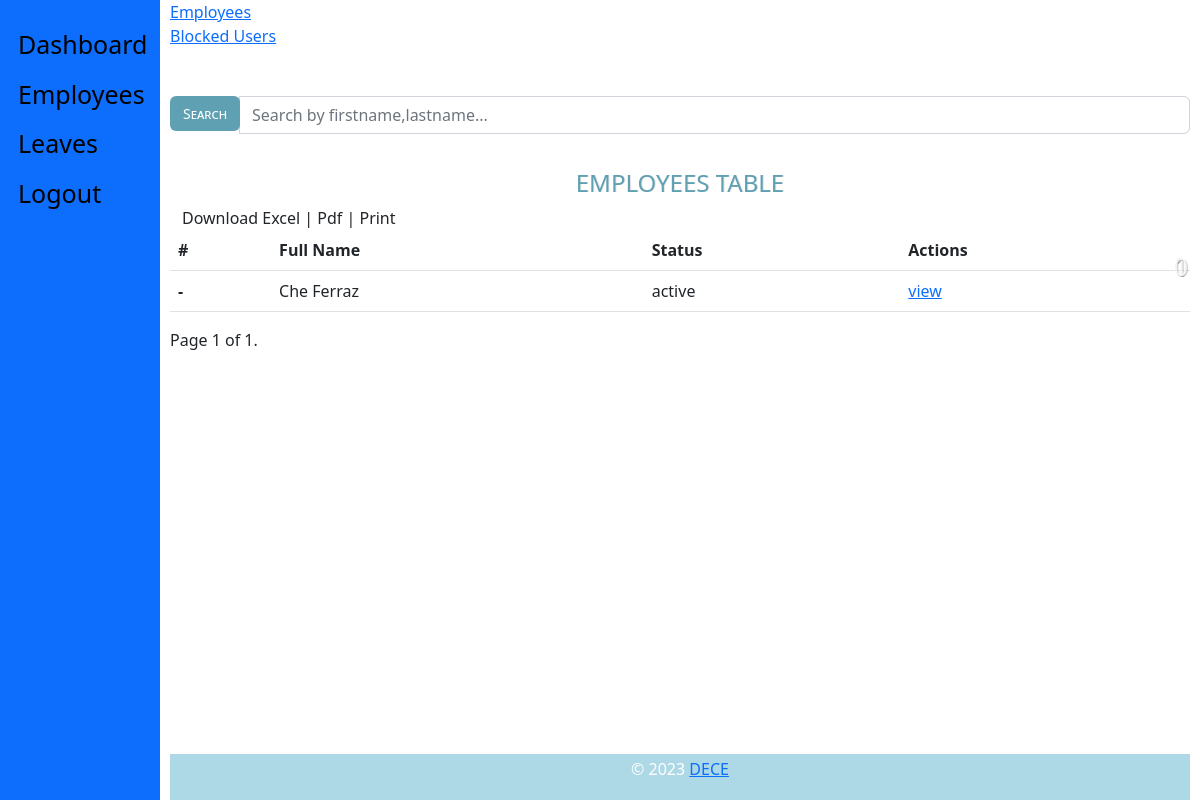
Page /admin_view/employees/ (signed in) on the earlier database version.
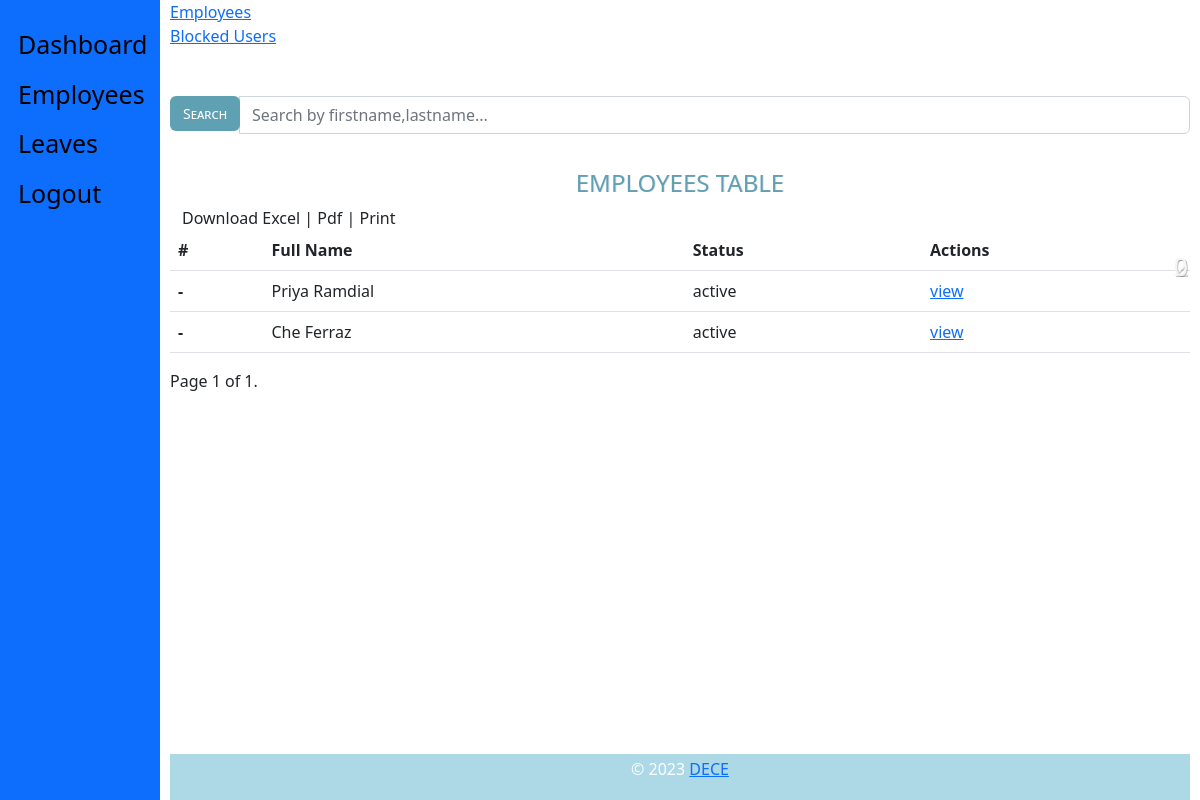
Same page on the later database version.
### staff_app/models.py (models this page shows, shortened)
class Employee(models.Model):
    MALE = 'male'
    FEMALE = 'female'
    OTHER = 'other'
    NOT_KNOWN = 'Not Known'
    GENDER = (
        (MALE, 'Male'),
        (FEMALE, 'Female'),
        (OTHER, 'Other'),
        (NOT_KNOWN, 'Not Known'),
    )
    MR = 'Mr'
    MRS = 'Mrs'
    MSS = 'Mss'
    DR = 'Dr'
    SIR = 'Sir'
    MADAM = 'Madam'
    TITLE = (
        (MR, 'Mr'),
        (MRS, 'Mrs'),
        (MSS, 'Mss'),
        (DR, 'Dr'),
        (SIR, 'Sir'),
        (MADAM, 'Madam'),
    )
    FULL_TIME = 'Full-Time'
    PART_TIME = 'Part-Time'
    CONTRACT = 'Contract'
    INTERN = 'Intern'
    EMPLOYEETYPE = (
        (FULL_TIME, 'Full-Time'),
        (PART_TIME, 'Part-Time'),
        (CONTRACT, 'Contract'),
        (INTERN, 'Intern'),
    )
    user = models.ForeignKey(CustomUser, on_delete=models.CASCADE, default=1)
    title = models.CharField(_('Title'), max_length=10,
                             default=MR, choices=TITLE, blank=False, null=True)
    image = models.ImageField(_('Profile Image'), upload_to='profiles/', default='profiles/default.png', blank=True,
                              null=True, help_text='upload image size less than 2.0MB')  # work on path username-date/image
    firstname = models.CharField(
        _('Firstname'), max_length=125, null=False, blank=False)
    lastname = models.CharField(
        _('Lastname'), max_length=125, null=False, blank=False)
    othername = models.CharField(
        _('Othername (optional)'), max_length=125, null=True, blank=True)
    sex = models.CharField(_('Gender'), max_length=10,
                           default=MALE, choices=GENDER, blank=False)
    email = models.EmailField(
        _('Email'), max_length=255, default=None, blank=True, null=True)
    tel = PhoneNumberField(null=False, blank=False,
                           verbose_name='Phone Number')
    bio = models.CharField(_('Bio'), max_length=255,
                           default='', null=True, blank=True)
    birthday = models.DateField(_('Date of Birth'), blank=False, null=True)
    nisnumber = models.PositiveIntegerField(
        _('NIS Number'), null=True, blank=True)
    tinnumber = models.CharField(
        _('TIN'), max_length=15, null=True, blank=True)
    employeetype = models.CharField(_('Employee Type'), max_length=15,
                                    default=FULL_TIME, choices=EMPLOYEETYPE, blank=False, null=True)
    vitae = models.FileField(_('Cirriculum Vitae'), upload_to='vitae/', blank=True,
                             null=True, help_text='upload in .docx or .pdf')
    is_blocked = models.BooleanField(
        _('Is Blocked'), help_text='button to toggle employee block and unblock', default=False)
    is_deleted = models.BooleanField(
        _('Is Deleted'), help_text='button to toggle employee deleted and undelete', default=False)
    created = models.DateTimeField(verbose_name=_(
        'Created'), auto_now_add=True, null=True)
    updated = models.DateTimeField(
        verbose_name=_('Updated'), auto_now=True, null=True)
    objects = EmployeeManager()
    class Meta:
        verbose_name = _('Employee')
        verbose_name_plural = _('Employees')
        ordering = ['-created']
    @ property
    def get_full_name(self):
        fullname = ''
        firstname = self.firstname
        lastname = self.lastname
        othername = self.othername
        if (firstname and lastname) or othername is None:
            fullname = firstname + ' ' + lastname
            return fullname
        elif othername:
            fullname = firstname + ' ' + othername + ' '+lastname
            return fullname
        return

### admin_app/views.py (the view)
# urls.py: path('employees/', views.employees, name="employees"),
def employees(request):
    if not (request.user.is_authenticated and request.user.is_superuser):
        return redirect('hris:home')
    dataset = dict()
    employees = Employee.objects.all()
    query = request.GET.get('search')
    if query:
        employees = employees.filter(
            Q(firstname__icontains=query) |
            Q(lastname__icontains=query)
        )
    paginator = Paginator(employees, 10)  # show 10 employee lists per page
    page = request.GET.get('page')
    employees_paginated = paginator.get_page(page)
    dataset['employee_list'] = employees_paginated
    dataset['all_employees'] = Employee.objects.all_employees()
    blocked_employees = Employee.objects.all_blocked_employees()
    dataset['blocked_employees'] = blocked_employees
    dataset['title'] = 'Employees list view'
    return render(request, 'admin/view_employees.html', dataset)

### admin_app/managers.py (called while the page is built)
    def get_queryset(self):
        return super().get_queryset().filter(is_deleted=False)

    def all_employees(self):
        return super().get_queryset()

    def all_blocked_employees(self):
        return super().get_queryset().filter(is_blocked=True)

### templates/admin/view_employees.html (shortened to what this page needs)
{% extends 'base.html' %}
{% block content %}
    <section class="row margin-bottom">
        <div class="container-fluid">
        <section class="col-lg-4 col-md-4 col-sm-12">
            <div class="employee-box sec-box">
                <a href="">
                <span>Employees</span>
                </a>
                <span class="count-object">{{ all_employees.count }}</span>
            </div>
        </section>
        <section class="col-lg-4 col-md-4 col-sm-12">
            <div class="birthday-box sec-box">
                <a href="">
                <span>Blocked Users</span>
                </a>
                <span class="count-object">{{ blocked_employees.count }}</span>
            </div>
        </section>
    </section>
    <div class="row" style="margin-bottom: 2.2rem;margin-top: 3rem;">
        <div class="">
        <div class="col-lg-12">
            <form action="" method="GET">
                <div class="input-group">
                    <span class="input-group-btn">
                    <button class="btn btn-default" id = "stylebutton" type="button">Search</button>
                    </span>
                    <input type="search" value="{{request.GET.search}}" name="search" class="form-control" placeholder="Search by firstname,lastname...">
                </div>
            </form>
        </div>
        </div>
    </div>
    <div class="table-responsive table-shadow">
        <div class="text-center table-description">
            <h4 class="title-h3" style="color: #60a0b3 !important;
            text-shadow: 1px 0px rgba(0,0,0,0.11)"> EMPLOYEES TABLE</h4>
        </div>
        <div class="container-fluid">
            <div class="row">
                 <div class="download-print-action">
                      Download Excel | Pdf | Print
                </div>
            </div>
        </div>
        <table class="table">
            <thead>
                <tr>
                  <th scope="col">#</th>
                  <th scope="col">Full Name</th>
                  <th scope="col">Status</th>
                  <th scope="col">Actions</th>
                </tr>
            </thead>
            <tbody>
                {% for employee in employee_list %}
                <tr>
                  {% if employee.employeeid %}
                  <th scope="row">{{ employee.employeeid }}</th>
                  {% else %}
                  <th scope="row">-</th>
                  {% endif %}
                  <td>{{ employee.get_full_name }}</td>
                  {% if employee.is_blocked %}
                  <td>Inactive</td>
                  {% else %}
                  <td>active</td>
                  {% endif %}
                  <td>
                    <a href="{% url 'admin_app:info' employee.id %}">
                        view
                    </a>
                  </td>
                </tr>
                {% endfor %}
            </tbody>
        </table>
              <div class="pagination">
                <span class="step-links">
                    <span class="current">
                        Page {{ employee_list.number }} of {{ employee_list.paginator.num_pages }}.
                    </span>
                </span>
            </div>
    </div>
{% endblock content %}

### templates/base.html (shortened to what this page needs)
{% load static %}
{% load humanize %}
<!DOCTYPE html>
<html lang="en">
<head>
    <link rel="stylesheet" type="text/CSS" href="{% static "css/bootstrap.min.css" %}">
</head>
<body>
    <div class="sidenav">
        {% if user.is_superuser%}
            <a href="{% url 'admin_app:admin-home' %}">Dashboard</a>
            <a href="{% url 'admin_app:employees' %} ">Employees</a>
            <a href="{% url 'admin_app:leaves' %}">Leaves</a>
            <a href="{% url 'hris:logout' %}">Logout</a>
        {% endif %}
    </div>
    <div class="main">
        {% block content %}{% endblock %}
            <footer class="footer">
                <div class="container-fluid">
                    <p class="copyright pull-right">
                        &copy; <script>document.write(new Date().getFullYear())</script> <a href="">DECE</a>
                    </p>
                </div>
            </footer>
        </div>
</body>
</html>

Differences in the rows shown:
added Employee: get_full_name "Priya Ramdial", is_blocked "active"
Other differences:
{{ all_employees.count }}: "1" → "2"
